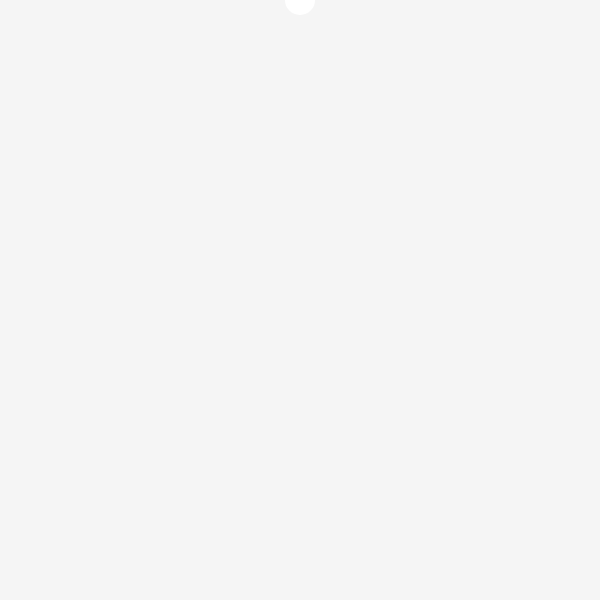
Frame 1 (no input)
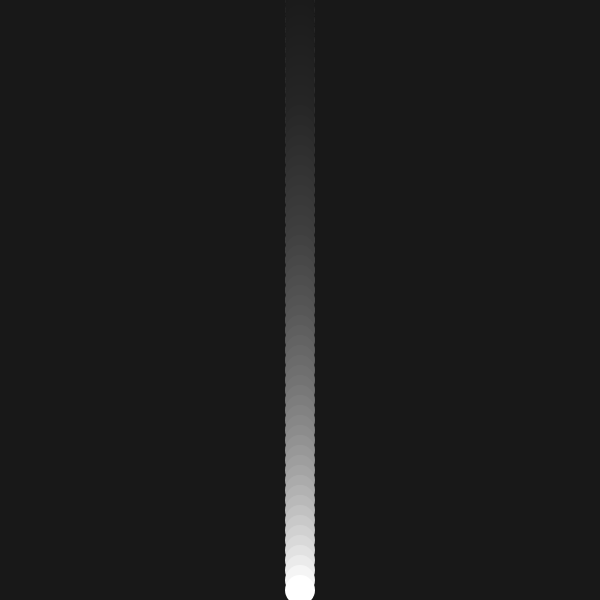
Frame 60 (no input)
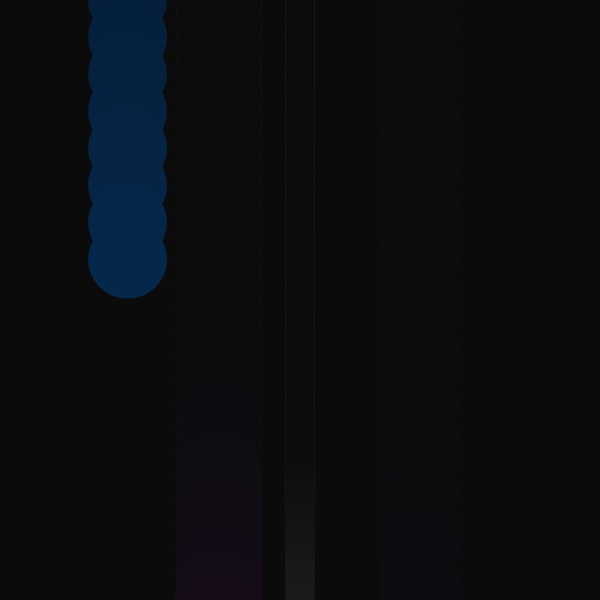
Frame 120 (the mouse pressed at the canvas centre since frame 60)

The p5.js sketch that drew these frames (run headless with seeded random() and noise() and a simulated clock; from frame 60 on, the mouse is pressed at the canvas centre):

// p5.js sketch
// ── sketch.js
let x;
let y;
let pace_x = 1;
let pace_y = 10;
let circle_r = 30;
let r;
let g;
let b;
function setup() {
  createCanvas(600, 600);
  x = width - 300
  y = 0
}

function draw() {
  noStroke();
  background(0,10);
  fill(r,g,b);
  circle(x, y, circle_r);
  y += pace_y;
  if(y > height + 20){
    r = random(0,90)
    g = random(0, 90)
    b = random(0, 100)
    pace_y = random(10, 50)
    circle_r = random(30, 100)
    x = random(100, width-100)
    y = 0
  }
}
